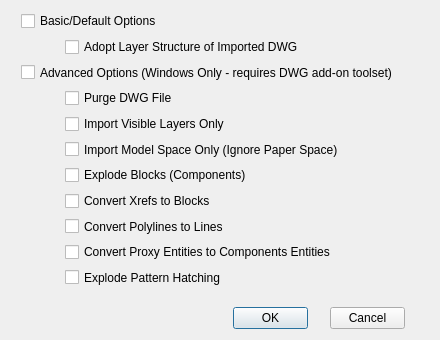
<?xml version="1.0" encoding="UTF-8"?>
<ui version="4.0">
 <class>DWGImportOptions_Dialog</class>
 <widget class="QDialog" name="DWGImportOptions_Dialog">
  <property name="geometry">
   <rect>
    <x>0</x>
    <y>0</y>
    <width>440</width>
    <height>340</height>
   </rect>
  </property>
  <property name="minimumSize">
   <size>
    <width>440</width>
    <height>340</height>
   </size>
  </property>
  <property name="maximumSize">
   <size>
    <width>440</width>
    <height>340</height>
   </size>
  </property>
  <property name="windowTitle">
   <string>DWG Import Options</string>
  </property>
  <layout class="QVBoxLayout" name="verticalLayout_2">
   <property name="spacing">
    <number>5</number>
   </property>
   <item>
    <layout class="QVBoxLayout" name="verticalLayout">
     <property name="spacing">
      <number>0</number>
     </property>
     <property name="leftMargin">
      <number>10</number>
     </property>
     <property name="topMargin">
      <number>0</number>
     </property>
     <property name="rightMargin">
      <number>10</number>
     </property>
     <property name="bottomMargin">
      <number>0</number>
     </property>
     <item>
      <layout class="QGridLayout" name="gridLayout" columnstretch="1,8">
       <property name="bottomMargin">
        <number>0</number>
       </property>
       <property name="horizontalSpacing">
        <number>0</number>
       </property>
       <property name="verticalSpacing">
        <number>6</number>
       </property>
       <item row="2" column="0" colspan="2">
        <widget class="QCheckBox" name="_200">
         <property name="text">
          <string>Advanced Options (Windows Only - requires DWG add-on toolset)</string>
         </property>
        </widget>
       </item>
       <item row="8" column="0">
        <spacer name="horizontalSpacer_206">
         <property name="orientation">
          <enum>Qt::Horizontal</enum>
         </property>
         <property name="sizeType">
          <enum>QSizePolicy::Fixed</enum>
         </property>
         <property name="sizeHint" stdset="0">
          <size>
           <width>30</width>
           <height>20</height>
          </size>
         </property>
        </spacer>
       </item>
       <item row="8" column="1">
        <widget class="QCheckBox" name="_206">
         <property name="text">
          <string>Convert Polylines to Lines</string>
         </property>
        </widget>
       </item>
       <item row="7" column="0">
        <spacer name="horizontalSpacer_205">
         <property name="orientation">
          <enum>Qt::Horizontal</enum>
         </property>
         <property name="sizeType">
          <enum>QSizePolicy::Fixed</enum>
         </property>
         <property name="sizeHint" stdset="0">
          <size>
           <width>30</width>
           <height>20</height>
          </size>
         </property>
        </spacer>
       </item>
       <item row="9" column="0">
        <spacer name="horizontalSpacer_207">
         <property name="orientation">
          <enum>Qt::Horizontal</enum>
         </property>
         <property name="sizeType">
          <enum>QSizePolicy::Fixed</enum>
         </property>
         <property name="sizeHint" stdset="0">
          <size>
           <width>30</width>
           <height>20</height>
          </size>
         </property>
        </spacer>
       </item>
       <item row="6" column="0">
        <spacer name="horizontalSpacer_204">
         <property name="orientation">
          <enum>Qt::Horizontal</enum>
         </property>
         <property name="sizeType">
          <enum>QSizePolicy::Fixed</enum>
         </property>
         <property name="sizeHint" stdset="0">
          <size>
           <width>30</width>
           <height>20</height>
          </size>
         </property>
        </spacer>
       </item>
       <item row="3" column="1">
        <widget class="QCheckBox" name="_201">
         <property name="text">
          <string>Purge DWG File</string>
         </property>
        </widget>
       </item>
       <item row="3" column="0">
        <spacer name="horizontalSpacer_201">
         <property name="orientation">
          <enum>Qt::Horizontal</enum>
         </property>
         <property name="sizeType">
          <enum>QSizePolicy::Fixed</enum>
         </property>
         <property name="sizeHint" stdset="0">
          <size>
           <width>30</width>
           <height>20</height>
          </size>
         </property>
        </spacer>
       </item>
       <item row="5" column="0">
        <spacer name="horizontalSpacer_203">
         <property name="orientation">
          <enum>Qt::Horizontal</enum>
         </property>
         <property name="sizeType">
          <enum>QSizePolicy::Fixed</enum>
         </property>
         <property name="sizeHint" stdset="0">
          <size>
           <width>30</width>
           <height>20</height>
          </size>
         </property>
        </spacer>
       </item>
       <item row="0" column="0" colspan="2">
        <widget class="QCheckBox" name="_100">
         <property name="text">
          <string>Basic/Default Options</string>
         </property>
        </widget>
       </item>
       <item row="4" column="0">
        <spacer name="horizontalSpacer_202">
         <property name="orientation">
          <enum>Qt::Horizontal</enum>
         </property>
         <property name="sizeType">
          <enum>QSizePolicy::Fixed</enum>
         </property>
         <property name="sizeHint" stdset="0">
          <size>
           <width>30</width>
           <height>20</height>
          </size>
         </property>
        </spacer>
       </item>
       <item row="1" column="0">
        <spacer name="horizontalSpacer">
         <property name="orientation">
          <enum>Qt::Horizontal</enum>
         </property>
         <property name="sizeType">
          <enum>QSizePolicy::Fixed</enum>
         </property>
         <property name="sizeHint" stdset="0">
          <size>
           <width>30</width>
           <height>20</height>
          </size>
         </property>
        </spacer>
       </item>
       <item row="1" column="1">
        <widget class="QCheckBox" name="_101">
         <property name="text">
          <string>Adopt Layer Structure of Imported DWG</string>
         </property>
        </widget>
       </item>
       <item row="4" column="1">
        <widget class="QCheckBox" name="_202">
         <property name="text">
          <string>Import Visible Layers Only</string>
         </property>
        </widget>
       </item>
       <item row="5" column="1">
        <widget class="QCheckBox" name="_203">
         <property name="text">
          <string>Import Model Space Only (Ignore Paper Space)</string>
         </property>
        </widget>
       </item>
       <item row="6" column="1">
        <widget class="QCheckBox" name="_204">
         <property name="text">
          <string>Explode Blocks (Components)</string>
         </property>
        </widget>
       </item>
       <item row="7" column="1">
        <widget class="QCheckBox" name="_205">
         <property name="text">
          <string>Convert Xrefs to Blocks</string>
         </property>
        </widget>
       </item>
       <item row="10" column="0">
        <spacer name="horizontalSpacer_208">
         <property name="orientation">
          <enum>Qt::Horizontal</enum>
         </property>
         <property name="sizeType">
          <enum>QSizePolicy::Fixed</enum>
         </property>
         <property name="sizeHint" stdset="0">
          <size>
           <width>30</width>
           <height>20</height>
          </size>
         </property>
        </spacer>
       </item>
       <item row="10" column="1">
        <widget class="QCheckBox" name="_208">
         <property name="text">
          <string>Explode Pattern Hatching</string>
         </property>
        </widget>
       </item>
       <item row="9" column="1">
        <widget class="QCheckBox" name="_207">
         <property name="text">
          <string>Convert Proxy Entities to Components Entities</string>
         </property>
        </widget>
       </item>
      </layout>
     </item>
     <item>
      <spacer name="verticalSpacer">
       <property name="orientation">
        <enum>Qt::Vertical</enum>
       </property>
       <property name="sizeType">
        <enum>QSizePolicy::Fixed</enum>
       </property>
       <property name="sizeHint" stdset="0">
        <size>
         <width>20</width>
         <height>20</height>
        </size>
       </property>
      </spacer>
     </item>
     <item>
      <layout class="QHBoxLayout" name="horizontalLayout">
       <property name="spacing">
        <number>10</number>
       </property>
       <item>
        <spacer name="horizontalSpacer_10">
         <property name="orientation">
          <enum>Qt::Horizontal</enum>
         </property>
         <property name="sizeType">
          <enum>QSizePolicy::Fixed</enum>
         </property>
         <property name="sizeHint" stdset="0">
          <size>
           <width>200</width>
           <height>20</height>
          </size>
         </property>
        </spacer>
       </item>
       <item>
        <widget class="QPushButton" name="_1">
         <property name="sizePolicy">
          <sizepolicy hsizetype="Preferred" vsizetype="Fixed">
           <horstretch>0</horstretch>
           <verstretch>0</verstretch>
          </sizepolicy>
         </property>
         <property name="minimumSize">
          <size>
           <width>75</width>
           <height>0</height>
          </size>
         </property>
         <property name="maximumSize">
          <size>
           <width>75</width>
           <height>16777215</height>
          </size>
         </property>
         <property name="text">
          <string>OK</string>
         </property>
         <property name="default">
          <bool>true</bool>
         </property>
        </widget>
       </item>
       <item>
        <widget class="QPushButton" name="_2">
         <property name="sizePolicy">
          <sizepolicy hsizetype="Preferred" vsizetype="Fixed">
           <horstretch>0</horstretch>
           <verstretch>0</verstretch>
          </sizepolicy>
         </property>
         <property name="minimumSize">
          <size>
           <width>75</width>
           <height>0</height>
          </size>
         </property>
         <property name="maximumSize">
          <size>
           <width>75</width>
           <height>16777215</height>
          </size>
         </property>
         <property name="text">
          <string>Cancel</string>
         </property>
         <property name="autoDefault">
          <bool>false</bool>
         </property>
        </widget>
       </item>
      </layout>
     </item>
    </layout>
   </item>
  </layout>
 </widget>
 <tabstops>
  <tabstop>_100</tabstop>
  <tabstop>_101</tabstop>
  <tabstop>_200</tabstop>
  <tabstop>_201</tabstop>
  <tabstop>_202</tabstop>
  <tabstop>_203</tabstop>
  <tabstop>_204</tabstop>
  <tabstop>_205</tabstop>
  <tabstop>_206</tabstop>
  <tabstop>_207</tabstop>
  <tabstop>_208</tabstop>
  <tabstop>_1</tabstop>
  <tabstop>_2</tabstop>
 </tabstops>
 <resources/>
 <connections/>
</ui>
